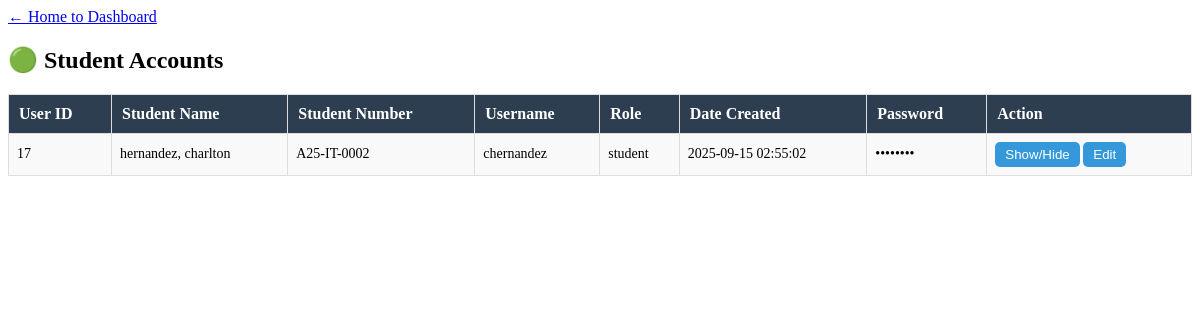
Screenshot of /admin_accounts.php (signed in) with the database file from the repository.
### tables this page shows
CREATE TABLE `users` (
  `id` int(11) NOT NULL,
  `username` varchar(100) NOT NULL,
  `password` varchar(255) NOT NULL,
  `temp_password` varchar(255) DEFAULT NULL,
  `role` enum('admin','student') NOT NULL,
  `created_at` timestamp NOT NULL DEFAULT current_timestamp(),
  `student_id` int(11) NOT NULL
);

CREATE TABLE `student_login` (
  `ID` int(255) NOT NULL,
  `L_name` varchar(99) NOT NULL,
  `F_name` varchar(99) NOT NULL,
  `M_name` varchar(99) NOT NULL,
  `age` int(255) NOT NULL,
  `bday` varchar(255) NOT NULL,
  `pbirth` varchar(255) NOT NULL,
  `gender` varchar(255) NOT NULL,
  `marital` varchar(255) NOT NULL,
  `yr_lvl` varchar(255) NOT NULL,
  `crs` varchar(255) NOT NULL,
  `street` varchar(255) NOT NULL,
  `brgy` varchar(255) NOT NULL,
  `city_mun` varchar(255) NOT NULL,
  `Date` date NOT NULL DEFAULT current_timestamp(),
  `Student_Number` varchar(20) DEFAULT NULL,
  `status` varchar(20) DEFAULT NULL,
  `Username` varchar(255) NOT NULL,
  `Password` varchar(255) NOT NULL
);

### admin_accounts.php (the view, shortened to what this page needs)
<?php
$conn = mysqli_connect("sql112.infinityfree.com", "if0_40025418", "milkosry4", "if0_40025418_escr_dbase");
$sql = "SELECT u.id AS user_id, u.username, u.role, u.created_at, u.password,
               s.F_name, s.L_name, s.Student_Number
        FROM users u
        JOIN student_login s ON u.student_id = s.ID
        WHERE u.role = 'student'
        ORDER BY s.L_name, s.F_name";
$result = mysqli_query($conn, $sql);
?>
<!DOCTYPE html>
<html lang="en">
<head>
</head>
<body>
  <a href="admin.php" class="home-btn">← Home to Dashboard</a>
  <h2>🟢 Student Accounts</h2>
  <?php if ($result && mysqli_num_rows($result) > 0): ?>
    <table>
      <tr>
        <th>User ID</th>
        <th>Student Name</th>
        <th>Student Number</th>
        <th>Username</th>
        <th>Role</th>
        <th>Date Created</th>
        <th>Password</th>
        <th>Action</th>
      </tr>
      <?php while($row = mysqli_fetch_assoc($result)): ?>
        <tr>
          <td><?= $row['user_id']; ?></td>
          <td><?= htmlspecialchars($row['L_name'].", ".$row['F_name']); ?></td>
          <td><?= htmlspecialchars($row['Student_Number']); ?></td>
          <td><?= htmlspecialchars($row['username']); ?></td>
          <td><?= htmlspecialchars($row['role']); ?></td>
          <td><?= htmlspecialchars($row['created_at']); ?></td>
          <td>
            <span id="pw-<?= $row['user_id']; ?>"
                  data-password="<?= htmlspecialchars($row['password']); ?>"
                  data-visible="false">••••••••</span>
          </td>
          <td>
            <button class="btn show-btn" onclick="togglePassword(<?= $row['user_id']; ?>)">Show/Hide</button>
            <button class="btn show-btn" onclick="openModal(<?= $row['user_id']; ?>, '<?= htmlspecialchars(addslashes($row['username'])); ?>', '<?= htmlspecialchars(addslashes($row['password'])); ?>')">Edit</button>
          </td>
        </tr>
      <?php endwhile; ?>
    </table>
  <?php else: ?>
    <p>No student accounts created yet.</p>
  <?php endif; ?>
</body>
</html>

### admin_accounts.php (style rules this page uses)
table { width: 100%; border-collapse: collapse; margin-top: 15px; }
table, th, td { border: 1px solid #ddd; }
th { background: #2c3e50; color: #fff; padding: 10px; text-align: left; }
td { padding: 8px; font-size: 14px; }
tr:nth-child(even) { background: #f9f9f9; }
.btn { padding:5px 10px; border-radius:5px; cursor:pointer; }
.show-btn { background:#3498db; color:#fff; border:none; }

### rows the page displays
users: id "17", student_login.L_name+F_name "hernandez, charlton", student_login.Student_Number "A25-IT-0002", username "chernandez", role "student", created_at "2025-09-15 02:55:02"
